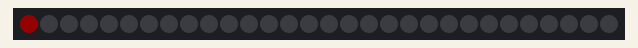
This sketch was run on a simulated Arduino Nano, built with avr-gcc and run on an emulated ATmega328P. Parts: 30 RGB LEDs in strip order, left to right. Dim RGB values are drawn brighter than linear.

Above: at 3.06 s.
At 13.9 s:
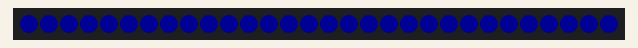
At 17.6 s:
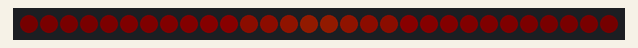
At 22.54 s:
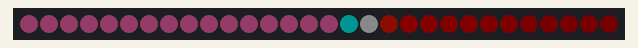
At 24.31 s:
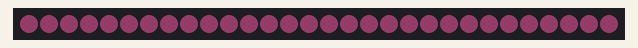
At 27.7 s:
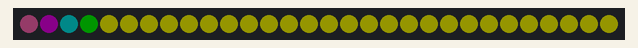

The sketch:

test_ws2812b_strip.ino
```cpp
#include <FastLED.h>

#define LED_PIN                                                     6 //NANO.D6
#define NUM_LEDS                                                30
#define BRIGHTNESS                                            20
#define BLINKTIME                                                 121

//CRGB leds[NUM_LEDS];
CRGBArray<NUM_LEDS> leds;

void setup() {
  // put your setup code here, to run once:
  delay(3000);

  FastLED.addLeds<WS2812B, LED_PIN, GRB>(leds, NUM_LEDS).setCorrection( TypicalLEDStrip );
  FastLED.setBrightness(  BRIGHTNESS );
}

void RGBChainloop()
{
  for (int i = 0; i < NUM_LEDS; i++)
  {
    leds[i] = CRGB(255, 0, 0);
    FastLED.show();
    delay(BLINKTIME);
  }

  for (int i = 0; i < NUM_LEDS; i++)
  {
    leds[i] = CRGB(0, 255, 0);
    FastLED.show();
    delay(BLINKTIME);
  }

  for (int i = 0; i < NUM_LEDS; i++)
  {
    leds[i] = CRGB(0, 0, 255);
    FastLED.show();
    delay(BLINKTIME);
  }
}

void RGBSetDemo()
{
  static uint8_t hue;
  for (int i = 0; i < NUM_LEDS / 2; i++) {
    // fade everything out
    leds.fadeToBlackBy(40);

    // let's set an led value
    leds[i] = CHSV(hue++, 255, 255);

    // now, let's first 20 leds to the top 20 leds,
    leds(NUM_LEDS / 2, NUM_LEDS - 1) = leds(NUM_LEDS / 2 - 1 , 0);
    FastLED.delay(33);
  }
}

void ColorArray()
{
  for (int i = 0; i < NUM_LEDS; i++)
  {
    leds[i] = CRGB::HotPink; FastLED.show(); delay(30);
    leds[i+1] = CRGB::Maroon; FastLED.show(); delay(30);
    leds[i+2] = CRGB::Aqua; FastLED.show(); delay(30);
    leds[i+3] = CRGB::Gray; FastLED.show(); delay(30);
  }

  for (int i = NUM_LEDS; i > 3; i--)
  {
    leds[i] = CRGB::Yellow; FastLED.show(); delay(30);
    leds[i-1] = CRGB::Lime; FastLED.show(); delay(30);
    leds[i-2] = CRGB::Teal; FastLED.show(); delay(30);
    leds[i-3] = CRGB::Purple; FastLED.show(); delay(30);
  }
}

void loop() {
  // put your main code here, to run repeatedly:
  RGBChainloop();
  delay(3000);

  RGBSetDemo();
  delay(3000);

  ColorArray();
  delay(3000);
}
```
